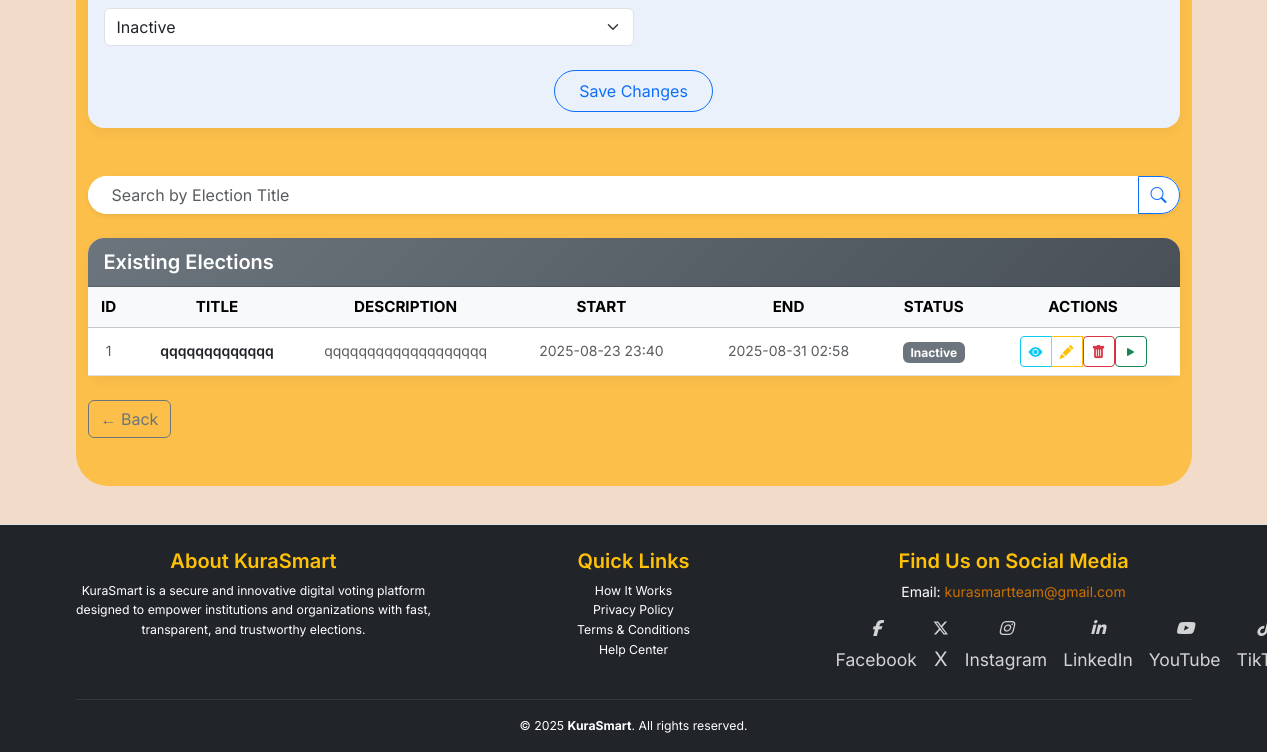
/admin/manage-elections (signed in, lower part), run on an earlier commit of the app's database.
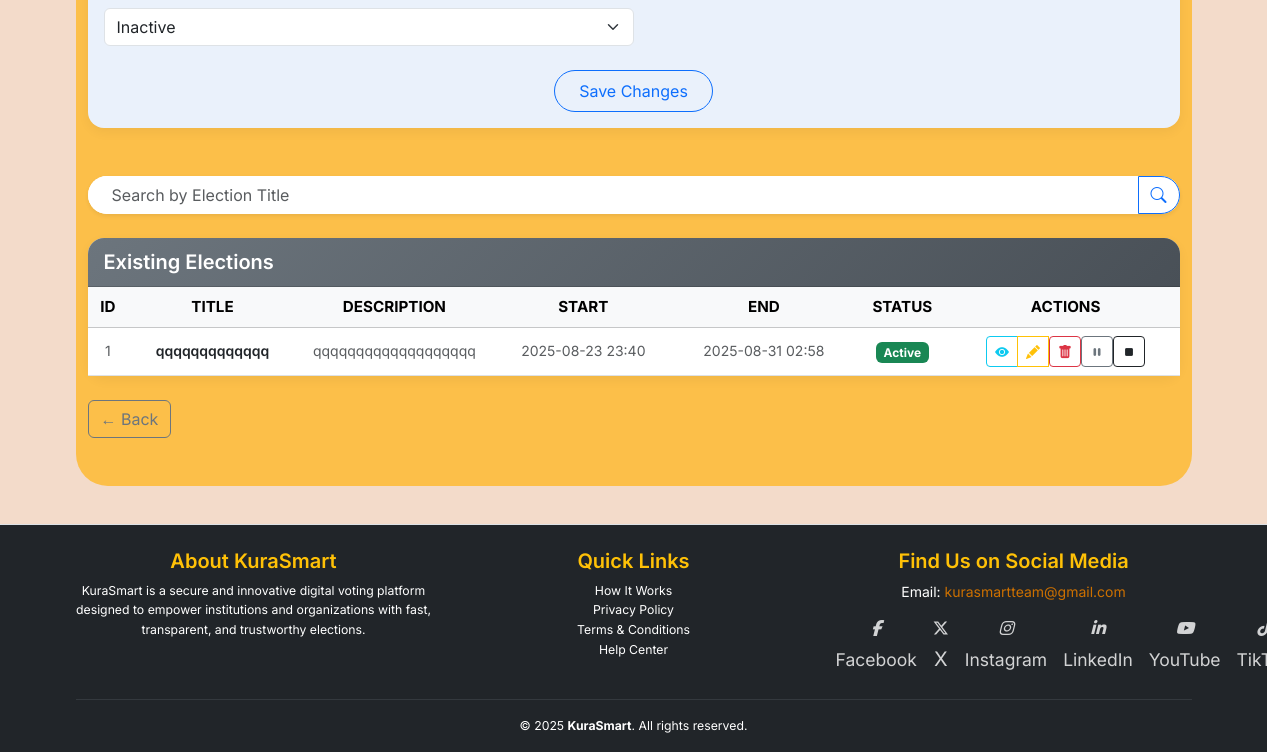
And on a later commit of the database.
### app/models.py (models this page shows, shortened)
class Election(db.Model):
    __tablename__ = 'election'
    id = db.Column(db.Integer, primary_key=True)
    title = db.Column(db.String(255), nullable=False)
    description = db.Column(db.Text)
    start_date = db.Column(db.DateTime(timezone=True), nullable=False)
    end_date = db.Column(db.DateTime(timezone=True), nullable=False)
    is_active = db.Column(db.Boolean, default=True)
    status = db.Column(db.Enum(ElectionStatusEnum), nullable=False, default=ElectionStatusEnum.INACTIVE)
    created_at = db.Column(db.DateTime(timezone=True), default=lambda: datetime.now(ZoneInfo("UTC")))
    updated_at = db.Column(db.DateTime(timezone=True), onupdate=lambda: datetime.now(ZoneInfo("UTC")))
    deactivated_by = db.Column(db.Integer, db.ForeignKey('users.id'))
    candidates = db.relationship('Candidate', back_populates='election', lazy='select')
    positions = db.relationship('Position', back_populates='election', lazy='select', cascade="all, delete-orphan")
    votes = db.relationship('Vote', back_populates='election', lazy='select')
    @property
    def start_date_local(self):
        return self.start_date.astimezone(ZoneInfo("Africa/Nairobi")) if self.start_date else None
    @property
    def end_date_local(self):
        return self.end_date.astimezone(ZoneInfo("Africa/Nairobi")) if self.end_date else None

### app/routes/web_auth.py (the view, shortened to what this page needs)
@admin_web_bp.route('/manage-elections', methods=['GET', 'POST'])
@login_required
def manage_elections():
    if not (current_user.is_superadmin or current_user.role == UserRole.admin.value):
        abort(403)
    form = ElectionForm()
    local_tz = ZoneInfo("Africa/Nairobi")
    now_local = datetime.now(local_tz)  # always aware, always local
    current_datetime = now_local.strftime('%Y-%m-%dT%H:%M')
    try:
        search_title = request.args.get("search_title", "").strip()
        elections_query = Election.query
        if search_title:
            elections_query = elections_query.filter(Election.title.ilike(f"{search_title}%"))
        elections = elections_query.order_by(Election.start_date.desc()).all()
        for election in elections:
            if election.status not in [ElectionStatusEnum.ENDED, ElectionStatusEnum.PAUSED]:
                start_dt = election.start_date
                end_dt = election.end_date
                if start_dt and start_dt.tzinfo is None:
                    start_dt = start_dt.replace(tzinfo=local_tz)
                if end_dt and end_dt.tzinfo is None:
                    end_dt = end_dt.replace(tzinfo=local_tz)
                if start_dt and end_dt:
                    if start_dt <= now_local < end_dt:
                        election.status = ElectionStatusEnum.ACTIVE
                    elif now_local >= end_dt:
                        election.status = ElectionStatusEnum.ENDED
        db.session.commit()
        return render_template(
            "admin/manage_elections.html",
            elections=elections,
            form=form,
            current_datetime=current_datetime,
            search_title=search_title,
            now=now_local
        )
    except Exception as e:
        db.session.rollback()
        flash(f"Error managing elections: {e}", "danger")
        return redirect(url_for("admin_web.dashboard"))

### app/forms/forms.py (shortened to what this page needs)
class ElectionForm(FlaskForm):
    title = StringField("Title", validators=[DataRequired()])
    description = TextAreaField("Description")
    start_date = DateTimeLocalField(
        "Start Date", format="%Y-%m-%dT%H:%M", validators=[DataRequired()]
    )
    end_date = DateTimeLocalField(
        "End Date", format="%Y-%m-%dT%H:%M", validators=[DataRequired()]
    )
    status = SelectField(
        "Status",
        choices=[(e.value, e.name.title()) for e in ElectionStatusEnum],
        validators=[DataRequired()],
        coerce=str,
    )
    candidates = FieldList(FormField(CandidateForm), min_entries=1)
    submit = SubmitField("Save Changes")
    LOCAL_TZ = ZoneInfo("Africa/Nairobi")

### app/routes/web_auth.py (called while the page is built)
@admin_web_bp.context_processor
def inject_notifications():
    if current_user.is_authenticated:
        unread_notifications = Notification.query.filter_by(user_id=current_user.id, read=False).order_by(Notification.created_at.desc()).all()
        return dict(unread_notifications=unread_notifications)
    return dict(unread_notifications=[])

### app/templates/admin/manage_elections.html (shortened to what the changed rows need)
{% extends "base.html" %}
{% block content %}
<div class="manage-elections-background py-5">
  <div class="container" data-aos="fade-up">
    <div class="card soft-card" data-aos="fade-left">
      <div class="card-body p-0">
        {% if elections %}
          <div class="table-responsive">
            <table class="table align-middle table-hover text-center mb-0">
              <thead class="table-light text-dark">
                <tr class="fw-semibold">
                  <th>ID</th>
                  <th>Title</th>
                  <th class="d-none d-sm-table-cell">Description</th>
                  <th>Start</th>
                  <th>End</th>
                  <th>Status</th>
                  <th>Actions</th>
                </tr>
              </thead>
              <tbody>
                {% for election in elections %}
                  {% set status = election.status.value if election.status else 'unknown' %}
                  {% set status_clr = {'inactive':'secondary','active':'success','paused':'info','ended':'danger'}.get(status,'dark') %}
                  <tr data-aos="fade-up" data-aos-delay="{{ loop.index * 50 }}">
                    <td class="text-muted small">{{ election.id }}</td>
                    <td class="fw-semibold text-dark small">{{ election.title }}</td>
                    <td class="text-muted small d-none d-sm-table-cell text-truncate" style="max-width: 150px;">{{ election.description or '—' }}</td>
                    <td class="text-muted small">{{ election.start_date_local.strftime('%Y-%m-%d %H:%M') }}</td>
                    <td class="text-muted small">{{ election.end_date_local.strftime('%Y-%m-%d %H:%M') }}</td>
                    <td>
                      <span class="badge bg-{{ status_clr }}">{{ status.title() }}</span>
                    </td>
                    <td>
                      <div class="btn-group" role="group">
                        <a href="{{ url_for('admin_web.view_election', election_id=election.id) }}" class="btn btn-sm btn-outline-info" title="View Details">
                          <i class="bi bi-eye-fill"></i>
                        </a>
                        <a href="{{ url_for('admin_web.edit_election', election_id=election.id) }}" class="btn btn-sm btn-outline-warning" title="Edit">
                          <i class="bi bi-pencil-fill"></i>
                        </a>
                        <form method="POST" action="{{ url_for('admin_web.delete_election', election_id=election.id) }}" onsubmit="return confirm('Are you sure?');" class="d-inline">
                          <button type="submit" class="btn btn-sm btn-outline-danger" title="Delete">
                            <i class="bi bi-trash-fill"></i>
                          </button>
                        </form>
                        {% if status == 'active' %}
                          <form method="POST" action="{{ url_for('admin_web.pause_election', election_id=election.id) }}" class="d-inline">
                            <button type="submit" class="btn btn-sm btn-outline-secondary" title="Pause">
                              <i class="bi bi-pause-fill"></i>
                            </button>
                          </form>
                          <form method="POST" action="{{ url_for('admin_web.end_election', election_id=election.id) }}" class="d-inline">
                            <button type="submit" class="btn btn-sm btn-outline-dark" title="End">
                              <i class="bi bi-stop-fill"></i>
                            </button>
                          </form>
                        {% elif status == 'inactive' %}
                          <form method="POST" action="{{ url_for('admin_web.activate_election', election_id=election.id) }}" class="d-inline">
                            <button type="submit" class="btn btn-sm btn-outline-success" title="Activate">
                              <i class="bi bi-play-fill"></i>
                            </button>
                          </form>
                        {% endif %}
                      </div>
                    </td>
                  </tr>
                {% endfor %}
              </tbody>
            </table>
          </div>
        {% else %}
          <p class="text-center text-muted">No elections found.</p>
        {% endif %}
      </div>
    </div>
  </div>
</div>
{% endblock %}

What changed in the data, as far as the page shows it:
changed Election "qqqqqqqqqqqqq": title "Inactive" → "Active"
